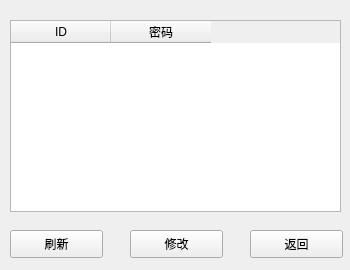
<?xml version="1.0" encoding="UTF-8"?>
<ui version="4.0">
 <class>User</class>
 <widget class="QWidget" name="User">
  <property name="geometry">
   <rect>
    <x>0</x>
    <y>0</y>
    <width>350</width>
    <height>270</height>
   </rect>
  </property>
  <property name="windowTitle">
   <string>Form</string>
  </property>
  <widget class="QTableWidget" name="tableWidget">
   <property name="geometry">
    <rect>
     <x>10</x>
     <y>20</y>
     <width>331</width>
     <height>192</height>
    </rect>
   </property>
   <column>
    <property name="text">
     <string>ID</string>
    </property>
   </column>
   <column>
    <property name="text">
     <string>密码</string>
    </property>
   </column>
  </widget>
  <widget class="QPushButton" name="pushButton">
   <property name="geometry">
    <rect>
     <x>10</x>
     <y>230</y>
     <width>93</width>
     <height>28</height>
    </rect>
   </property>
   <property name="text">
    <string>刷新</string>
   </property>
  </widget>
  <widget class="QPushButton" name="pushButton_2">
   <property name="geometry">
    <rect>
     <x>250</x>
     <y>230</y>
     <width>93</width>
     <height>28</height>
    </rect>
   </property>
   <property name="text">
    <string>返回</string>
   </property>
  </widget>
  <widget class="QPushButton" name="pushButton_3">
   <property name="geometry">
    <rect>
     <x>130</x>
     <y>230</y>
     <width>93</width>
     <height>28</height>
    </rect>
   </property>
   <property name="text">
    <string>修改</string>
   </property>
  </widget>
 </widget>
 <resources/>
 <connections/>
</ui>
